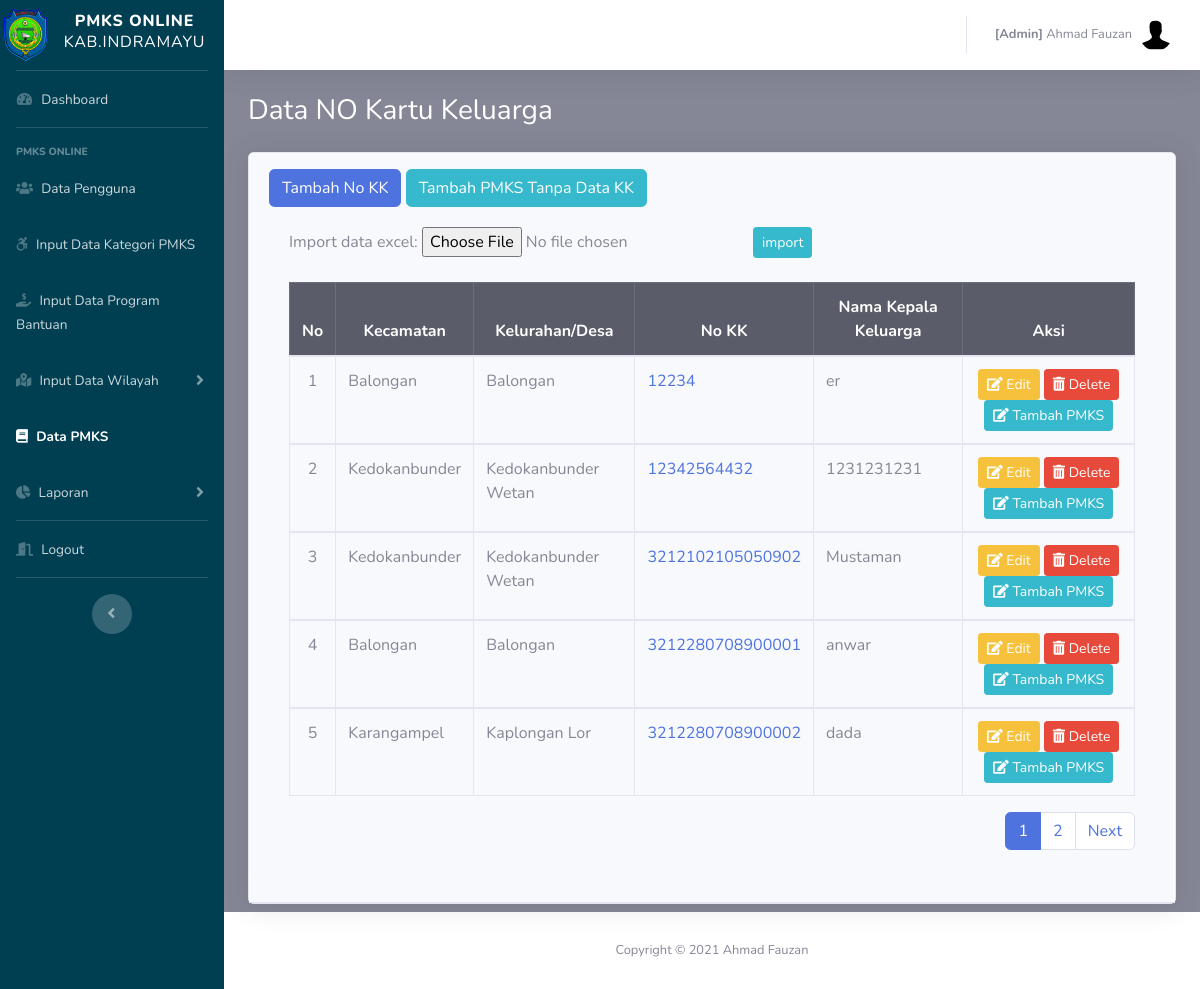
Page /admin/pmks.php (signed in) on the committed database.
### tables this page shows
CREATE TABLE `pegawai` (
  `id_pegawai` int(11) NOT NULL,
  `nm_pegawai` varchar(50) NOT NULL,
  `nip` varchar(50) NOT NULL,
  `no_telepon` varchar(50) NOT NULL,
  `alamat` varchar(100) DEFAULT NULL,
  `id_desa` int(10) NOT NULL,
  `username` varchar(50) NOT NULL,
  `password` varchar(255) NOT NULL,
  `role` varchar(10) NOT NULL,
  `status` int(10) NOT NULL,
  `is_delete` int(11) NOT NULL,
  `row_edit` int(11) NOT NULL,
  `time_input` datetime NOT NULL DEFAULT CURRENT_TIMESTAMP
);

CREATE TABLE `kk` (
  `id_kk` int(11) NOT NULL,
  `id_kec` int(11) NOT NULL,
  `id_desa` int(11) NOT NULL,
  `no_kk` varchar(50) NOT NULL,
  `nik_kpl` varchar(50) NOT NULL,
  `nm_kpl` varchar(50) NOT NULL,
  `tgl_lhr_kpl` date NOT NULL,
  `alamat_kpl` varchar(100) NOT NULL,
  `pekerjaan_kpl` varchar(50) NOT NULL,
  `pendidikan_kpl` varchar(50) NOT NULL,
  `status` tinyint(1) NOT NULL DEFAULT '0',
  `is_delete` int(11) NOT NULL,
  `row_edit` int(11) NOT NULL,
  `creator` int(11) NOT NULL,
  `time_input` datetime NOT NULL DEFAULT CURRENT_TIMESTAMP
);

CREATE TABLE `kecamatan` (
  `id_kec` int(11) NOT NULL,
  `nm_kec` varchar(20) NOT NULL,
  `is_delete` int(11) NOT NULL,
  `row_edit` int(11) NOT NULL,
  `creator` int(11) NOT NULL,
  `time_input` datetime NOT NULL DEFAULT CURRENT_TIMESTAMP
);

CREATE TABLE `desa` (
  `id_desa` int(10) NOT NULL,
  `nm_desa` varchar(25) NOT NULL,
  `id_kec` int(11) NOT NULL,
  `is_delete` int(11) NOT NULL,
  `row_edit` int(11) NOT NULL,
  `creator` int(11) NOT NULL,
  `time_input` datetime NOT NULL DEFAULT CURRENT_TIMESTAMP
);

### config.php (called while the page is built, shortened)
<?php
	$database = 'pmks';
?>

### functions.php (called while the page is built, shortened)
<?php
function query($query)
{
	include('config.php');
	$result = mysqli_query($koneksi, $query);
	$rows = [];
	while ($row = mysqli_fetch_assoc($result)) {
		$rows[] = $row;
	}
	return $rows;
}

### admin/pmks.php (the view, shortened to what this page needs)
<?php
  include('templetes/sidebar.php');
  include('templetes/topbar.php');
  require_once "../functions.php";
  $jml_DataHalaman = 5;
  $jml_responden = count(query("SELECT a.*,b.id_kec,b.nm_kec,b.is_delete,c.id_desa,c.nm_desa,c.is_delete FROM kk a
               INNER JOIN kecamatan b USING (id_kec)
               INNER JOIN desa c USING (id_desa)
               WHERE a.is_delete=1 AND b.is_delete=1 AND c.is_delete=1
               ORDER BY a.no_kk ASC"));
  $jml_Halaman = ceil($jml_responden / $jml_DataHalaman);
  $pageAktif = (isset($_GET["page"]) ) ? $_GET["page"] : 1;
  $awaldata = ( $jml_DataHalaman * $pageAktif ) - $jml_DataHalaman;
  $kk=query("SELECT a.*,b.id_kec,b.nm_kec,b.is_delete,c.id_desa,c.nm_desa,c.is_delete FROM kk a
               INNER JOIN kecamatan b USING (id_kec)
               INNER JOIN desa c USING (id_desa)
               WHERE a.is_delete=1 AND b.is_delete=1 AND c.is_delete=1
               ORDER BY a.no_kk = 'Tidak Ada' ASC, a.no_kk ASC LIMIT $awaldata, $jml_DataHalaman");
?>
        <div class="container-fluid">
          <h1 class="h3 mb-4 text-judul">Data NO Kartu Keluarga</h1>
              <div class="card shadow mb-2">
                <div class="card-header py-3">
                  <button type="button" class="btn btn-primary" data-toggle="modal" data-target="#modalTambah">
                    Tambah No KK
                  </button>
                  <a class="btn btn-info " href="kk_detail.php?id=21" role="button">Tambah PMKS Tanpa Data KK </a>
                <div class="card-body">
                <div class="table-responsive">
                <form method="post" enctype="multipart/form-data" action="upload.php?data=KK">
                   Import data excel: <input name="userfile" type="file">
                   <input name="upload"  class="btn btn-sm btn-info" type="submit" value="import">
                    <br>
                  <br>
                <table class="table table-bordered"  width="100%" cellspacing="0">
                  <thead class="table-dark">
                    <tr>
                      <th class="text-center">No</th>
                      <th class="text-center">Kecamatan</th>
                      <th class="text-center">Kelurahan/Desa</th>
                      <th class="text-center">No KK</th>
                      <th class="text-center">Nama Kepala Keluarga</th>
                      <th class="text-center">Aksi</th>
                    </tr>
                  </thead>
                   <?php $i=$awaldata+1; ?>
                  <?php foreach ($kk as $row):?>
                    <tbody>
                      <tr>
                        <td class="text-center"><?=$i;?></td>
                        <td class="text-left"><?=$row['nm_kec'];?></td>
                        <td class="text-left"><?=$row['nm_desa'];?></td>
                        <td class="text-left"><a class="text-dark2"
                                href="kk_detail.php?id=<?=$row['id_kk'] ?>">
                                <?=$row['no_kk']; ?></a></td>
                        <td class="text-left"><?=$row['nm_kpl'];?></td>
                        <td class="text-center">
                          <form method="POST">
                              <button type="button" id="edit" name="edit" class="btn btn-warning btn-sm" data-toggle="modal" data-target="#modalEdit<?= $row['id_kk']; ?>">
                              <i class="fas fa-edit"></i> Edit</button>
                            <button type="submit" name="hapus" class="btn btn-danger btn-sm" onclick="return confirm('yakin hapus <?=$row['nm_kpl'] ?>?');">
                            <i class="fas fa-trash-alt"></i> Delete</button>
                            <button type="button" id="pmks" name="pmks" class="btn btn-info btn-sm" data-toggle="modal" data-target="#modalPmks<?= $row['id_kk']; ?>">
                            <i class="fas fa-edit"></i> Tambah PMKS</button>
                          </form>
                        </td>
                      </tr>
                      <?php $i++;?>
                    <?php endforeach; ?>
                  </tbody>
                </table>
                <nav aria-label="Page navigation example">
                  <ul class="pagination float-right">
                    <?php for ($i=1; $i <= $jml_Halaman; $i++) : ?>
                      <?php if ($i == $pageAktif) : ?>
                        <li class="page-item active"><a class="page-link" href="?page=<?=$i; ?>"><?=$i; ?></a></li>
                        <?php else : ?>
                          <li class="page-item"><a class="page-link" href="?page=<?=$i; ?>"><?=$i; ?></a></li>
                        <?php endif; ?>
                      <?php endfor; ?>
                      <?php if ($pageAktif < $jml_Halaman) : ?>
                        <li class="page-item"><a class="page-link" href="?page=<?=$pageAktif+1; ?>">Next</a></li>
                      <?php endif; ?>
                    </ul>
                  </nav>
                </div>
              </div>
            </div>
          </div>
        </div>
      </div>
      <?php include('templetes/footer.php');?>

### admin/templetes/topbar.php (shortened to what this page needs)
<?php
require_once "../functions.php";
$idp = $_SESSION["id_pegawai"];
$pg = query("SELECT * FROM pegawai WHERE is_delete=1 AND id_pegawai = $idp")[0];
?>
          <ul class="navbar-nav ml-auto">
            <li class="nav-item dropdown no-arrow">
              <a class="nav-link dropdown-toggle" href="#" id="userDropdown" role="button" data-toggle="dropdown" aria-haspopup="true" aria-expanded="false">
                <span class="mr-2 d-none d-lg-inline text-gray-600 small"><b>[<?=$pg['role']?>]</b> <?=$pg['nm_pegawai']?></span>
                <img class="img-profile rounded-circle" src="../assets/img/default.jpg">
              </a>
            </li>
          </ul>
        </nav>

### admin/templetes/sidebar.php (style rules this page uses)
.text-judul { color: #ffffff; }

### rows in the picture
pegawai: role "Admin", nm_pegawai "Ahmad Fauzan"
kk: id_kec.nm_kec "Balongan", id_desa.nm_desa "Balongan", no_kk "12234", nm_kpl "er"
kk: id_kec.nm_kec "Kedokanbunder", id_desa.nm_desa "Kedokanbunder Wetan", no_kk "12342564432", nm_kpl "1231231231"
kk: id_kec.nm_kec "Kedokanbunder", id_desa.nm_desa "Kedokanbunder Wetan", no_kk "3212102105050902", nm_kpl "Mustaman"
kk: id_kec.nm_kec "Balongan", id_desa.nm_desa "Balongan", no_kk "3212280708900001", nm_kpl "anwar"
kk: id_kec.nm_kec "Karangampel", id_desa.nm_desa "Kaplongan Lor", no_kk "3212280708900002", nm_kpl "dada"
